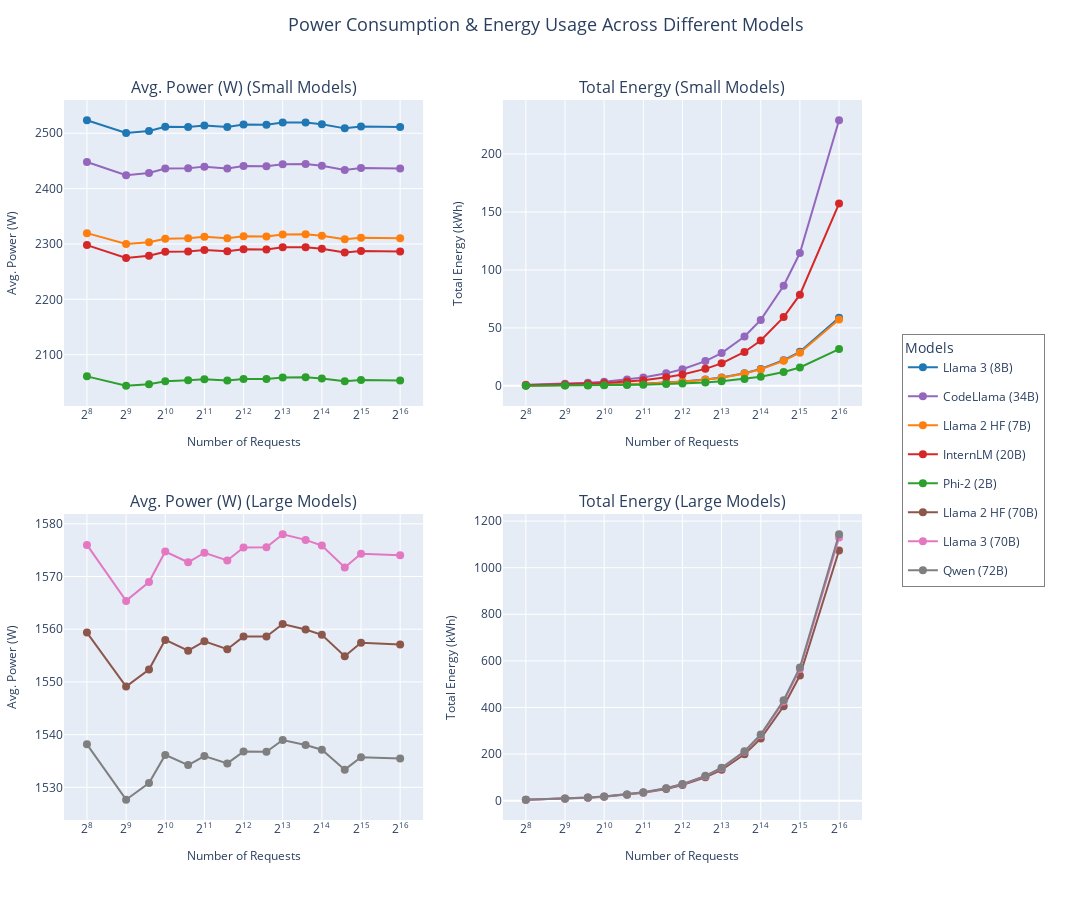

Write notebook code for a chart like this one.
### Code cell
import math
import plotly.express as px
import plotly.graph_objects as go
from plotly.subplots import make_subplots
from matplotlib.colors import rgb2hex
import plotly.io as pio

# Define model categories
small_models = [
    "meta-llama/Meta-Llama-3-8B",
    "meta-llama/Llama-2-7b-hf",
    "microsoft/phi-2",
    "internlm/internlm-20b",
    "codellama/CodeLlama-34b-Instruct-hf"
]
large_models = [
    "meta-llama/Llama-2-70b-hf",
    "meta-llama/Meta-Llama-3-70B",
    "Qwen/Qwen-72B"
]

# Rename models for better readability
model_rename_map = {
    "meta-llama/Meta-Llama-3-8B":    "Llama 3 (8B)",
    "meta-llama/Llama-2-7b-hf":     "Llama 2 HF (7B)",
    "microsoft/phi-2":              "Phi-2 (2B)",
    "internlm/internlm-20b":        "InternLM (20B)",
    "codellama/CodeLlama-34b-Instruct-hf": "CodeLlama (34B)",
    "meta-llama/Llama-2-70b-hf":    "Llama 2 HF (70B)",
    "meta-llama/Meta-Llama-3-70B":  "Llama 3 (70B)",
    "Qwen/Qwen-72B":                "Qwen (72B)"
}
df["model_renamed"] = df["model"].map(model_rename_map)

# Separate small and large
df_small = df[df["model"].isin(small_models)].copy()
df_large = df[df["model"].isin(large_models)].copy()

# Warning checks
if df_small.empty:
    print("⚠️ Warning: No data found for small models!")
if df_large.empty:
    print("⚠️ Warning: No data found for large models!")

# Combine for consistent coloring across all models
df_all = pd.concat([df_small, df_large])
all_models = df_all["model_renamed"].unique()

# -------------------------------------------
# 2. Create a tab10 color palette for Plotly
# -------------------------------------------
# Get the tab10 colors from Seaborn, then convert to hex
tab10_palette = sns.color_palette("tab10", n_colors=len(all_models))
tab10_hex = [rgb2hex(color) for color in tab10_palette]
model_color_map = dict(zip(all_models, tab10_hex))

# ----------------------------------
# 3. Set up Plotly subplots (2x2)
# ----------------------------------
fig = make_subplots(
    rows=2, 
    cols=2,
    subplot_titles=[
        "Avg. Power (W) (Small Models)",
        "Total Energy (Small Models)",
        "Avg. Power (W) (Large Models)",
        "Total Energy (Large Models)",
    ],
    vertical_spacing=0.15,
    horizontal_spacing=0.10
)

# Track which models have appeared, so each model shows up in the legend once
used_legend = set()

# ---------------------------------------
# 4. Helper function to add line traces
# ---------------------------------------
def add_line_traces(data, row, col, y_col, y_label):
    # Sort data by num_requests so lines go in order
    data = data.sort_values(by="num_requests")
    
    for model in data["model_renamed"].unique():
        model_data = data[data["model_renamed"] == model]
        
        # Hover text details
        hover_text = [
            f"Model: {model}<br>"
            f"Requests: {nr}<br>"
            f"Avg. Power: {pw:.2f} W<br>"
            f"Total Energy: {en:.2f} kWh<br>"
            f"Execution Time: {et:.2f} s"
            for nr, pw, en, et in zip(
                model_data["num_requests"],
                model_data["average_power_watts"],
                model_data["total_energy_kwh"],
                model_data["execution_time_s"]
            )
        ]
        
        show_legend_for_this_trace = False
        if model not in used_legend:
            show_legend_for_this_trace = True
            used_legend.add(model)
        
        fig.add_trace(
            go.Scatter(
                x=model_data["num_requests"],
                y=model_data[y_col],
                mode="lines+markers",
                name=model,
                marker=dict(size=8),
                line=dict(color=model_color_map[model]),
                hoverinfo="text",
                hovertext=hover_text,
                showlegend=show_legend_for_this_trace,
                legendgroup=model  # ensures consistent legend grouping
            ),
            row=row,
            col=col
        )

# ------------------------------------------------
# 5. Add traces for small (top row) and large (bottom row)
# ------------------------------------------------
add_line_traces(df_small, 1, 1, "average_power_watts", "Avg. Power (W)")
add_line_traces(df_small, 1, 2, "total_energy_kwh", "Total Energy (kWh)")
add_line_traces(df_large, 2, 1, "average_power_watts", "Avg. Power (W)")
add_line_traces(df_large, 2, 2, "total_energy_kwh", "Total Energy (kWh)")

# ------------------------------------------------
# 6. Style & Layout Updates
# ------------------------------------------------
fig.update_layout(
    title_text="Power Consumption & Energy Usage Across Different Models",
    title_x=0.5,
    title_y=0.98,
    title_font=dict(size=18),
    width=1300,
    height=900,
    margin=dict(l=60, r=230, t=100, b=80),  # extra space on right for legend
    hovermode="x unified"
)

# Legend on the right, centered vertically
fig.update_layout(
    legend=dict(
        title="Models",
        x=1.05,           
        xanchor="left",
        y=0.5,
        yanchor="middle",
        orientation="v",
        font=dict(size=12),
        bordercolor="gray",
        borderwidth=1
    )
)

# ------------------------------------------------
# 7. Axis Labels and "Power-of-2" x-axis ticks
# ------------------------------------------------
max_requests = df_all["num_requests"].max()
if max_requests < 2:
    # Edge case if your data never exceeds 1
    tickvals = [1]
    ticktext = ["1"]
else:
    max_pow = math.ceil(math.log2(max_requests))
    tickvals = [2**i for i in range(max_pow + 1)]
    # Display ticks as exponent notation: "2^0", "2^1", etc.
    ticktext = [f"2<sup>{i}</sup>" for i in range(max_pow + 1)]

# Apply these settings to all x-axes
for i in range(1, 5):
    fig.update_xaxes(
        type="log",
        tickmode="array",
        tickvals=tickvals,
        ticktext=ticktext,      # shows powers of 2 on the axis
        title_text="Number of Requests",
        title_font=dict(size=12),
        row=(i+1)//2,
        col=2 if i % 2 == 0 else 1,
    )

# Y-axis labels
fig.update_yaxes(title_text="Avg. Power (W)", row=1, col=1, title_font=dict(size=12))
fig.update_yaxes(title_text="Total Energy (kWh)", row=1, col=2, title_font=dict(size=12))
fig.update_yaxes(title_text="Avg. Power (W)", row=2, col=1, title_font=dict(size=12))
fig.update_yaxes(title_text="Total Energy (kWh)", row=2, col=2, title_font=dict(size=12))

# ---------------------
# 8. Show the figure
# ---------------------
fig.show()
